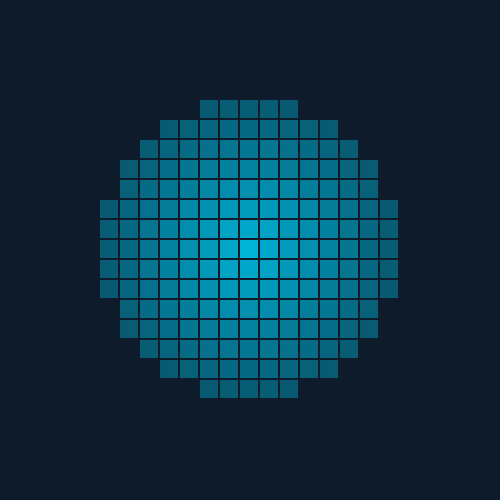
Frame 1 (no input)
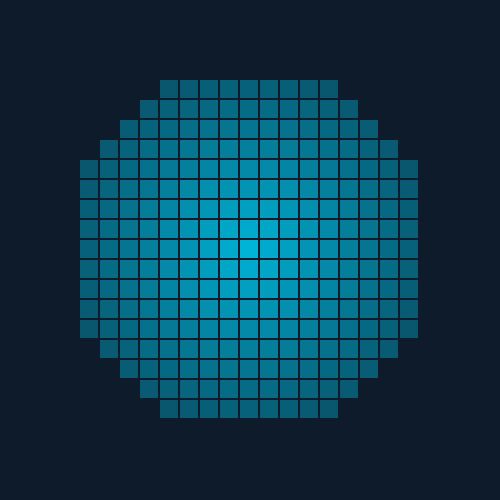
Frame 60 (no input)
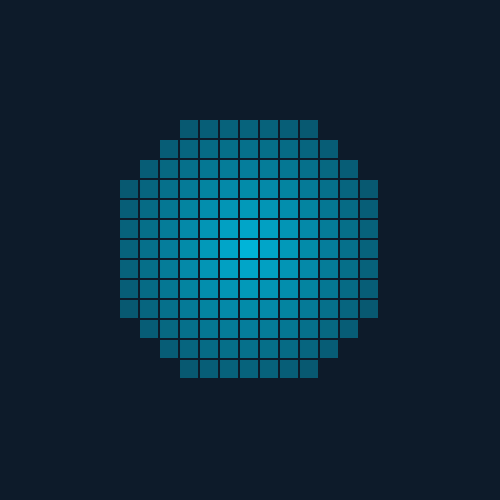
Frame 120 (the mouse pressed at the canvas centre since frame 60)

The p5.js sketch that drew these frames (run headless with seeded random() and noise() and a simulated clock; from frame 60 on, the mouse is pressed at the canvas centre):

// p5.js sketch
// ── sketch.js
// GENUARY 04 - Basse résolution / Pixelisé
// Cercle pixelisé qui pulse

let pixelSize = 20;
let radius = 150;
let time = 0;

let COULEUR;
let FOND = "#0d1b2a";

function setup() {
  createCanvas(500, 500);
  noStroke();
  COULEUR = color("#00b4d8");
}

function draw() {
  background(FOND);

  // Rayon qui pulse
  let r = radius + sin(time) * 30;
  time += 0.03;

  // Grille de pixels
  for (let x = 0; x < width; x += pixelSize) {
    for (let y = 0; y < height; y += pixelSize) {
      let cx = x + pixelSize / 2;
      let cy = y + pixelSize / 2;
      let d = dist(cx, cy, width / 2, height / 2);

      // Si le pixel est dans le cercle
      if (d < r) {
        // Dégradé du centre vers l'extérieur
        let alpha = map(d, 0, r, 255, 100);
        fill(red(COULEUR), green(COULEUR), blue(COULEUR), alpha);
        rect(x, y, pixelSize - 2, pixelSize - 2);
      }
    }
  }
}
